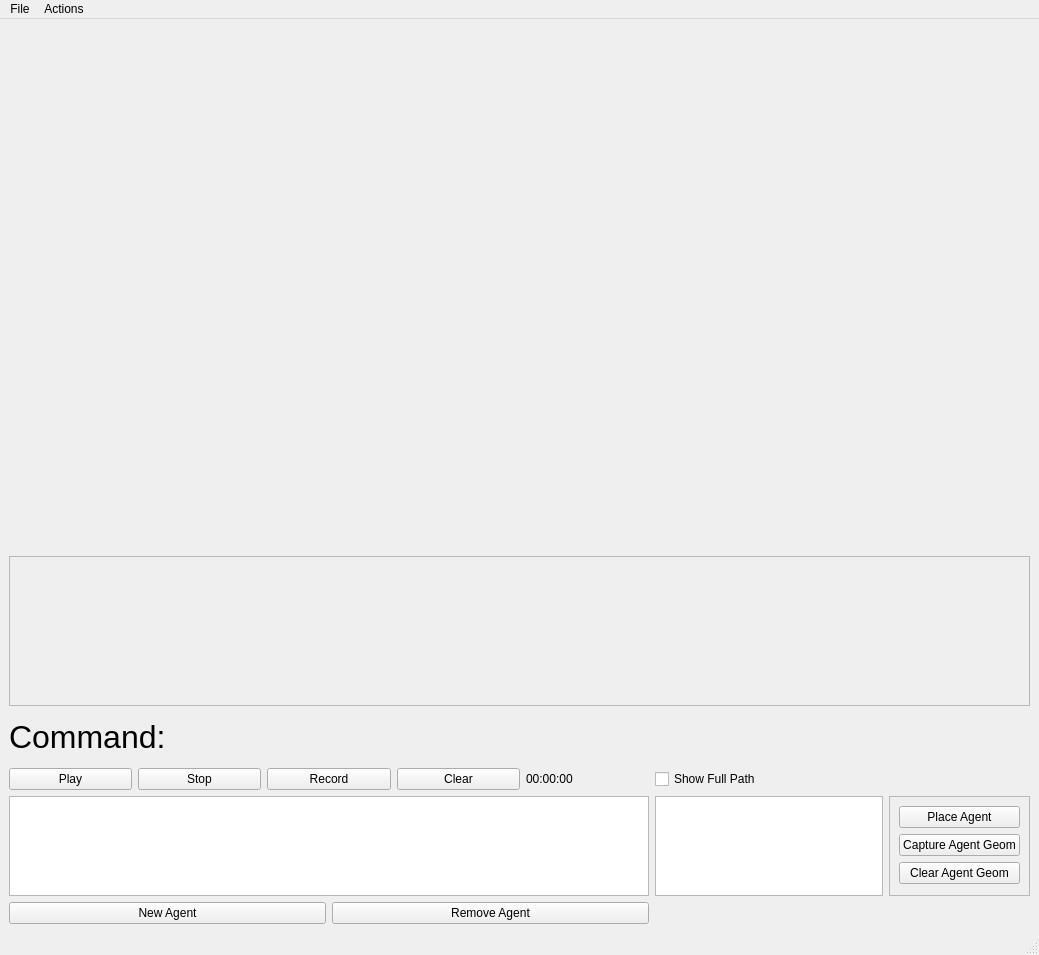
<?xml version="1.0" encoding="UTF-8"?>
<ui version="4.0">
 <class>MainWindow</class>
 <widget class="QMainWindow" name="MainWindow">
  <property name="geometry">
   <rect>
    <x>0</x>
    <y>0</y>
    <width>1039</width>
    <height>955</height>
   </rect>
  </property>
  <property name="minimumSize">
   <size>
    <width>0</width>
    <height>955</height>
   </size>
  </property>
  <property name="windowTitle">
   <string>MainWindow</string>
  </property>
  <widget class="QWidget" name="centralwidget">
   <layout class="QGridLayout" name="gridLayout">
    <item row="3" column="0">
     <widget class="QFrame" name="frame">
      <property name="frameShape">
       <enum>QFrame::NoFrame</enum>
      </property>
      <property name="frameShadow">
       <enum>QFrame::Raised</enum>
      </property>
      <layout class="QHBoxLayout" name="horizontalLayout_3">
       <property name="margin">
        <number>0</number>
       </property>
       <item>
        <widget class="QPushButton" name="playButton">
         <property name="text">
          <string>Play</string>
         </property>
        </widget>
       </item>
       <item>
        <widget class="QPushButton" name="stopButton">
         <property name="text">
          <string>Stop</string>
         </property>
        </widget>
       </item>
       <item>
        <widget class="QPushButton" name="recordButton">
         <property name="text">
          <string>Record</string>
         </property>
        </widget>
       </item>
       <item>
        <widget class="QPushButton" name="clearButton">
         <property name="text">
          <string>Clear</string>
         </property>
        </widget>
       </item>
       <item>
        <widget class="QLabel" name="timeLabel">
         <property name="text">
          <string>00:00:00</string>
         </property>
        </widget>
       </item>
      </layout>
     </widget>
    </item>
    <item row="4" column="0">
     <widget class="QTableView" name="agentTable">
      <property name="maximumSize">
       <size>
        <width>16777215</width>
        <height>100</height>
       </size>
      </property>
      <property name="selectionBehavior">
       <enum>QAbstractItemView::SelectRows</enum>
      </property>
     </widget>
    </item>
    <item row="2" column="0">
     <widget class="QFrame" name="commandFrame">
      <property name="minimumSize">
       <size>
        <width>0</width>
        <height>50</height>
       </size>
      </property>
      <property name="frameShape">
       <enum>QFrame::NoFrame</enum>
      </property>
      <property name="frameShadow">
       <enum>QFrame::Raised</enum>
      </property>
      <layout class="QHBoxLayout" name="horizontalLayout_2">
       <property name="margin">
        <number>0</number>
       </property>
       <item>
        <widget class="QLabel" name="commandLabel">
         <property name="font">
          <font>
           <pointsize>24</pointsize>
          </font>
         </property>
         <property name="text">
          <string>Command:</string>
         </property>
        </widget>
       </item>
      </layout>
     </widget>
    </item>
    <item row="6" column="0">
     <widget class="QFrame" name="frame_2">
      <property name="frameShape">
       <enum>QFrame::NoFrame</enum>
      </property>
      <property name="frameShadow">
       <enum>QFrame::Raised</enum>
      </property>
      <layout class="QGridLayout" name="gridLayout_2">
       <property name="margin">
        <number>0</number>
       </property>
       <item row="0" column="0">
        <widget class="QPushButton" name="newAgentButton">
         <property name="text">
          <string>New Agent</string>
         </property>
        </widget>
       </item>
       <item row="0" column="1">
        <widget class="QPushButton" name="removeAgentButton">
         <property name="text">
          <string>Remove Agent</string>
         </property>
        </widget>
       </item>
      </layout>
     </widget>
    </item>
    <item row="4" column="2">
     <widget class="QFrame" name="frame_3">
      <property name="frameShape">
       <enum>QFrame::StyledPanel</enum>
      </property>
      <property name="frameShadow">
       <enum>QFrame::Raised</enum>
      </property>
      <layout class="QGridLayout" name="gridLayout_3">
       <item row="0" column="0">
        <widget class="QPushButton" name="placeAgentButton">
         <property name="text">
          <string>Place Agent</string>
         </property>
        </widget>
       </item>
       <item row="1" column="0">
        <widget class="QPushButton" name="captureAgentGeomButton">
         <property name="text">
          <string>Capture Agent Geom</string>
         </property>
        </widget>
       </item>
       <item row="2" column="0">
        <widget class="QPushButton" name="clearAgentGeomButton">
         <property name="text">
          <string>Clear Agent Geom</string>
         </property>
        </widget>
       </item>
      </layout>
     </widget>
    </item>
    <item row="1" column="0" colspan="3">
     <widget class="QFrame" name="timelineFrame">
      <property name="minimumSize">
       <size>
        <width>0</width>
        <height>150</height>
       </size>
      </property>
      <property name="frameShape">
       <enum>QFrame::StyledPanel</enum>
      </property>
      <property name="frameShadow">
       <enum>QFrame::Raised</enum>
      </property>
      <layout class="QVBoxLayout" name="verticalLayout"/>
     </widget>
    </item>
    <item row="4" column="1">
     <widget class="QTableView" name="pathTable">
      <property name="maximumSize">
       <size>
        <width>16777215</width>
        <height>100</height>
       </size>
      </property>
     </widget>
    </item>
    <item row="3" column="1">
     <widget class="QCheckBox" name="showFullPathBox">
      <property name="text">
       <string>Show Full Path</string>
      </property>
     </widget>
    </item>
    <item row="0" column="0">
     <widget class="QFrame" name="canvasFrame">
      <property name="sizePolicy">
       <sizepolicy hsizetype="Preferred" vsizetype="Expanding">
        <horstretch>0</horstretch>
        <verstretch>0</verstretch>
       </sizepolicy>
      </property>
      <property name="minimumSize">
       <size>
        <width>640</width>
        <height>480</height>
       </size>
      </property>
      <property name="frameShape">
       <enum>QFrame::NoFrame</enum>
      </property>
      <property name="frameShadow">
       <enum>QFrame::Raised</enum>
      </property>
      <layout class="QHBoxLayout" name="horizontalLayout">
       <property name="margin">
        <number>0</number>
       </property>
      </layout>
     </widget>
    </item>
   </layout>
  </widget>
  <widget class="QMenuBar" name="menubar">
   <property name="geometry">
    <rect>
     <x>0</x>
     <y>0</y>
     <width>1039</width>
     <height>25</height>
    </rect>
   </property>
   <widget class="QMenu" name="menuFile">
    <property name="title">
     <string>File</string>
    </property>
    <addaction name="actionNew"/>
    <addaction name="actionSave"/>
   </widget>
   <widget class="QMenu" name="menuActions">
    <property name="title">
     <string>Actions</string>
    </property>
    <addaction name="actionDisplayPrimitives"/>
    <addaction name="actionClassify"/>
   </widget>
   <addaction name="menuFile"/>
   <addaction name="menuActions"/>
  </widget>
  <widget class="QStatusBar" name="statusbar"/>
  <action name="actionNew">
   <property name="text">
    <string>New</string>
   </property>
  </action>
  <action name="actionDisplayPrimitives">
   <property name="text">
    <string>Display Primitives</string>
   </property>
   <property name="shortcut">
    <string>Ctrl+A</string>
   </property>
  </action>
  <action name="actionClassify">
   <property name="text">
    <string>Classify</string>
   </property>
   <property name="shortcut">
    <string>Ctrl+C</string>
   </property>
  </action>
  <action name="actionSave">
   <property name="text">
    <string>Save</string>
   </property>
  </action>
 </widget>
 <resources/>
 <connections/>
</ui>
